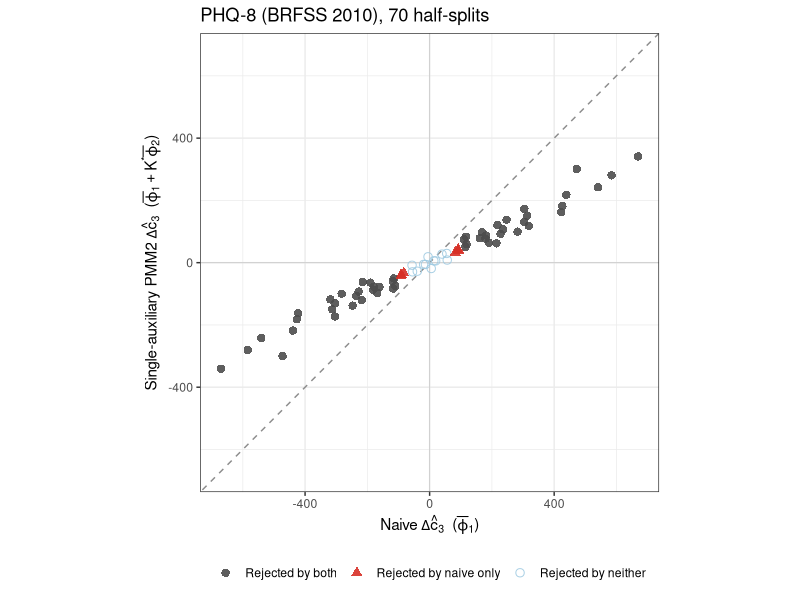
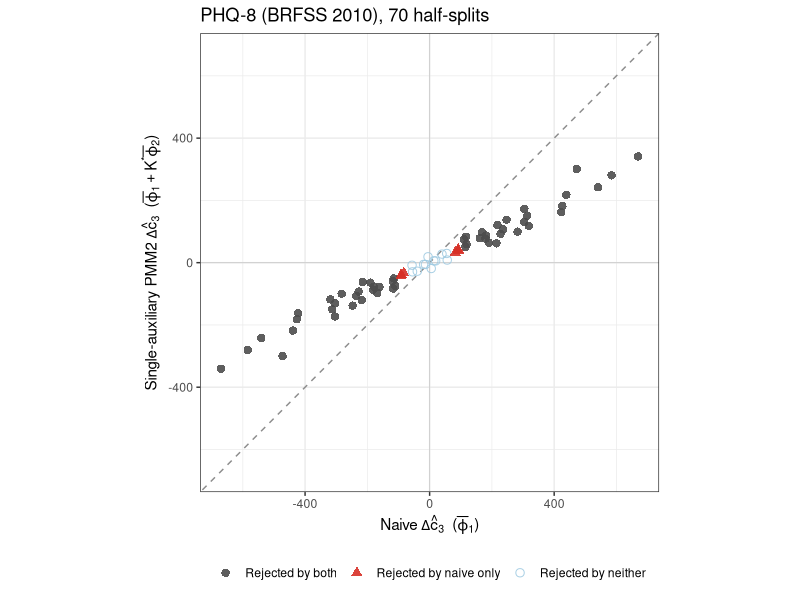

The R source for these figures, in order:
# 22b_phq8_criterion_figure_rev1.R
# ---------------------------------------------------------------------------
# Redraws fig_phq8_criterion for the SORT revision 1 (2026-09-17) from the
# per-split artifact output/tables/phq8_criterion.csv produced by
# scripts/22_phq8_criterion.R. The numbers are NOT recomputed here.
#
# Changes vs the figure in scripts/22 (which stays as it was for the submitted
# version):
#   * subtitle removed — its "fall toward y=0" wording was false for the two
#     splits (ids 2, 69) whose corrected statistic overshoots through zero, and
#     its "55%" (median |shift/naive|) differed from the manuscript's 54%
#     (1 - median |PMM2/naive|);
#   * y-axis label in the revision's notation: phi_2 = X1^3 - X2^3 (the code
#     column is still named pmm2_phi4);
#   * legend wording: "detection" is a rejection of H0, so the erased class
#     reads "Rejected by naive only";
#   * title shortened so it is not clipped at 7.5 in;
#   * PDF written with cairo_pdf (2026-09-24): the default pdf() device left
#     Helvetica and Symbol unembedded, which fails the embedded-font check.
# Output: output/figures/fig_phq8_criterion_rev1.{pdf,png}
# ---------------------------------------------------------------------------
suppressPackageStartupMessages({ library(here); library(ggplot2) })

df <- read.csv(here("output", "tables", "phq8_criterion.csv"))
stopifnot(nrow(df) == 70L)

df$decision <- factor(
  ifelse(df$sig_naive == 1L & df$sig_pmm2 == 0L, "Rejected by naive only",
  ifelse(df$sig_naive == 1L & df$sig_pmm2 == 1L, "Rejected by both",
                                                  "Rejected by neither")),
  levels = c("Rejected by both", "Rejected by naive only", "Rejected by neither"))

n_overshoot <- sum(sign(df$pmm2_phi4) != sign(df$naive_phi1) |
                   abs(df$pmm2_phi4) > abs(df$naive_phi1))
cat(sprintf("splits: %d | rejected by naive %d | by PMM2 %d | naive only %d | overshoot %d\n",
            nrow(df), sum(df$sig_naive), sum(df$sig_pmm2),
            sum(df$decision == "Rejected by naive only"), n_overshoot))

lim <- max(abs(c(df$naive_phi1, df$pmm2_phi4)))
p <- ggplot(df, aes(x = naive_phi1, y = pmm2_phi4, color = decision, shape = decision)) +
  geom_abline(slope = 1, intercept = 0, linetype = "dashed", color = "grey55") +
  geom_hline(yintercept = 0, color = "grey80", linewidth = 0.3) +
  geom_vline(xintercept = 0, color = "grey80", linewidth = 0.3) +
  geom_point(size = 2.5, alpha = 0.9) +
  scale_color_manual(values = c("Rejected by both" = "#4D4D4D",
                                "Rejected by naive only" = "#D73027",
                                "Rejected by neither" = "#9ECAE1"),
                     name = NULL) +
  scale_shape_manual(values = c("Rejected by both" = 16,
                                "Rejected by naive only" = 17,
                                "Rejected by neither" = 1),
                     name = NULL) +
  coord_equal(xlim = c(-lim, lim), ylim = c(-lim, lim)) +
  labs(
    title = "PHQ-8 (BRFSS 2010), 70 half-splits",
    x = expression("Naive " * Delta * hat(c)[3] * "  (" * bar(varphi)[1] * ")"),
    y = expression("Single-auxiliary PMM2 " * Delta * hat(c)[3] * "  (" * bar(varphi)[1] + K^"*" * bar(varphi)[2] * ")")) +
  theme_bw(base_size = 11) +
  theme(legend.position = "bottom")

ggsave(here("output", "figures", "fig_phq8_criterion_rev1.pdf"), p, width = 7.5, height = 6,
       device = cairo_pdf)
ggsave(here("output", "figures", "fig_phq8_criterion_rev1.png"), p, width = 7.5, height = 6, dpi = 150)
cat("written: output/figures/fig_phq8_criterion_rev1.{pdf,png}\n")
